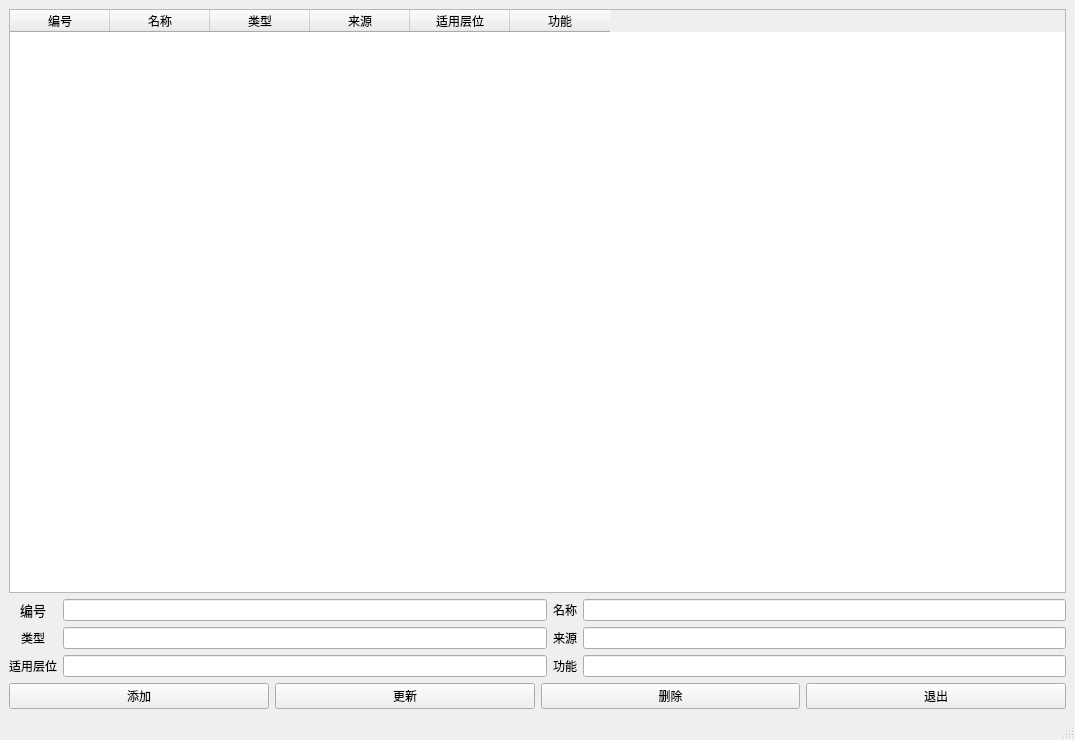
<?xml version="1.0" encoding="UTF-8"?>
<ui version="4.0">
 <class>MainWindow</class>
 <widget class="QMainWindow" name="MainWindow">
  <property name="geometry">
   <rect>
    <x>0</x>
    <y>0</y>
    <width>1075</width>
    <height>740</height>
   </rect>
  </property>
  <property name="windowTitle">
   <string>MainWindow</string>
  </property>
  <widget class="QWidget" name="centralwidget">
   <layout class="QGridLayout" name="gridLayout_2">
    <item row="0" column="0">
     <layout class="QGridLayout" name="gridLayout">
      <item row="1" column="3">
       <widget class="QLabel" name="label_3">
        <property name="text">
         <string>&lt;html&gt;&lt;head/&gt;&lt;body&gt;&lt;p align=&quot;center&quot;&gt;名称&lt;/p&gt;&lt;/body&gt;&lt;/html&gt;</string>
        </property>
       </widget>
      </item>
      <item row="1" column="2">
       <widget class="QLineEdit" name="inbh"/>
      </item>
      <item row="3" column="3">
       <widget class="QLabel" name="label_7">
        <property name="text">
         <string>&lt;html&gt;&lt;head/&gt;&lt;body&gt;&lt;p align=&quot;center&quot;&gt;功能&lt;/p&gt;&lt;/body&gt;&lt;/html&gt;</string>
        </property>
       </widget>
      </item>
      <item row="2" column="2">
       <widget class="QLineEdit" name="inlx"/>
      </item>
      <item row="2" column="3">
       <widget class="QLabel" name="label_5">
        <property name="text">
         <string>&lt;html&gt;&lt;head/&gt;&lt;body&gt;&lt;p align=&quot;center&quot;&gt;来源&lt;/p&gt;&lt;/body&gt;&lt;/html&gt;</string>
        </property>
       </widget>
      </item>
      <item row="3" column="2">
       <widget class="QLineEdit" name="insycw"/>
      </item>
      <item row="2" column="4">
       <widget class="QLineEdit" name="inly"/>
      </item>
      <item row="0" column="0" colspan="5">
       <widget class="QTableWidget" name="tableWidget">
        <column>
         <property name="text">
          <string>编号</string>
         </property>
        </column>
        <column>
         <property name="text">
          <string>名称</string>
         </property>
        </column>
        <column>
         <property name="text">
          <string>类型</string>
         </property>
        </column>
        <column>
         <property name="text">
          <string>来源</string>
         </property>
        </column>
        <column>
         <property name="text">
          <string>适用层位</string>
         </property>
        </column>
        <column>
         <property name="text">
          <string>功能</string>
         </property>
        </column>
       </widget>
      </item>
      <item row="3" column="0" colspan="2">
       <widget class="QLabel" name="label_6">
        <property name="text">
         <string>&lt;html&gt;&lt;head/&gt;&lt;body&gt;&lt;p align=&quot;center&quot;&gt;适用层位&lt;/p&gt;&lt;/body&gt;&lt;/html&gt;</string>
        </property>
       </widget>
      </item>
      <item row="1" column="4">
       <widget class="QLineEdit" name="inmc"/>
      </item>
      <item row="3" column="4">
       <widget class="QLineEdit" name="ingn"/>
      </item>
      <item row="4" column="0" colspan="5">
       <layout class="QHBoxLayout" name="horizontalLayout">
        <item>
         <widget class="QPushButton" name="pushButton_add">
          <property name="maximumSize">
           <size>
            <width>645</width>
            <height>16777215</height>
           </size>
          </property>
          <property name="text">
           <string>添加</string>
          </property>
         </widget>
        </item>
        <item>
         <widget class="QPushButton" name="pushButton_new">
          <property name="maximumSize">
           <size>
            <width>645</width>
            <height>16777215</height>
           </size>
          </property>
          <property name="text">
           <string>更新</string>
          </property>
         </widget>
        </item>
        <item>
         <widget class="QPushButton" name="pushButton_go_3">
          <property name="maximumSize">
           <size>
            <width>645</width>
            <height>16777215</height>
           </size>
          </property>
          <property name="text">
           <string>删除</string>
          </property>
         </widget>
        </item>
        <item>
         <widget class="QPushButton" name="pushButton_exit">
          <property name="maximumSize">
           <size>
            <width>645</width>
            <height>16777215</height>
           </size>
          </property>
          <property name="text">
           <string>退出</string>
          </property>
         </widget>
        </item>
       </layout>
      </item>
      <item row="1" column="0" colspan="2">
       <widget class="QLabel" name="label_2">
        <property name="text">
         <string>&lt;html&gt;&lt;head/&gt;&lt;body&gt;&lt;p align=&quot;center&quot;&gt;&lt;span style=&quot; font-size:10pt;&quot;&gt;编号&lt;/span&gt;&lt;/p&gt;&lt;/body&gt;&lt;/html&gt;</string>
        </property>
       </widget>
      </item>
      <item row="2" column="0" colspan="2">
       <widget class="QLabel" name="label_4">
        <property name="text">
         <string>&lt;html&gt;&lt;head/&gt;&lt;body&gt;&lt;p align=&quot;center&quot;&gt;类型&lt;/p&gt;&lt;/body&gt;&lt;/html&gt;</string>
        </property>
       </widget>
      </item>
     </layout>
    </item>
   </layout>
  </widget>
  <widget class="QMenuBar" name="menubar">
   <property name="geometry">
    <rect>
     <x>0</x>
     <y>0</y>
     <width>1075</width>
     <height>34</height>
    </rect>
   </property>
  </widget>
  <widget class="QStatusBar" name="statusbar"/>
 </widget>
 <resources/>
 <connections/>
</ui>
